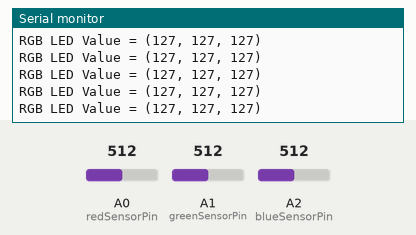
The sketch below on a simulated Arduino Uno, built with avr-gcc and run on an emulated ATmega328P. Shown: the last lines printed to the serial monitor. Inputs (shaded band) come from the test bench; at power-on: A0 (redSensorPin) = 512, A1 (greenSensorPin) = 512, A2 (blueSensorPin) = 512.

Above: at 1.2 s.
1.3 s: A0 (redSensorPin) set to 420
At 1.9 s:
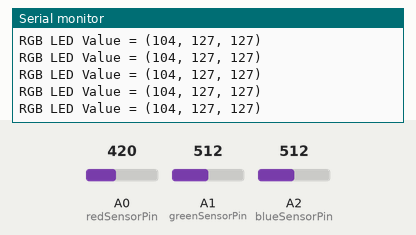
4.3 s: A0 (redSensorPin) set to 385
At 5.2 s:
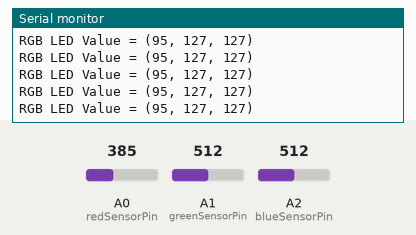
7.3 s: A1 (greenSensorPin) set to 413
At 8.4 s:
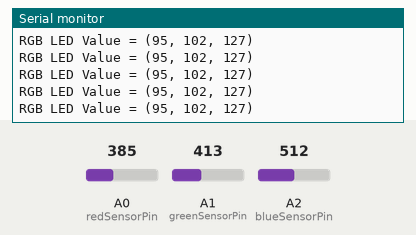
10.3 s: A1 (greenSensorPin) set to 385
At 10.8 s:
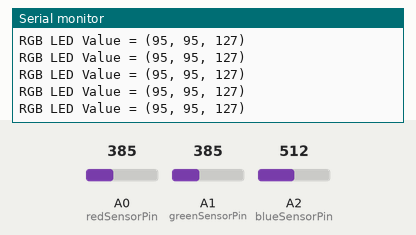
13.3 s: A2 (blueSensorPin) set to 43
At 14.1 s:
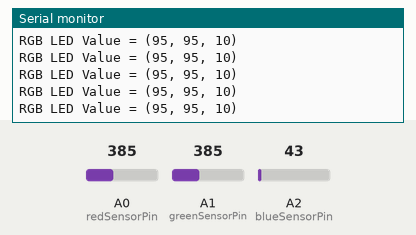
14.8 s: A2 (blueSensorPin) set to 36
At 15.5 s:
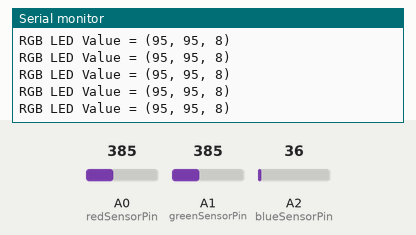
Timing chart, 0 to 17.8 s (numbered marks = the images above; inputs shaded):
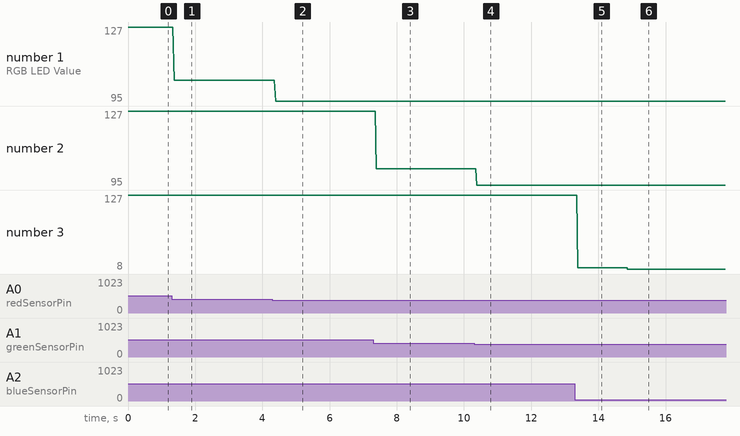

The sketch:

sketch_may06a.ino
```cpp
// These constants won't change. They're used to give names to the pins used:
const int redSensorPin = A0;  // Analog input pin that the potentiometer is attached to
const int greenSensorPin = A1;
const int blueSensorPin = A2;

int redValue = 0;        // value read from the pot
int greenValue = 0;
int blueValue = 0;

int outputRedValue = 0;
int outputGreenValue = 0;
int outputBlueValue = 0;

void setup() {
  // initialize serial communications at 9600 bps:
  Serial.begin(9600);
}

void loop() {
  // read the analog in value:
  redValue = analogRead(redSensorPin);
  greenValue = analogRead(greenSensorPin);
  blueValue = analogRead(blueSensorPin);
  // map it to the range of the analog out:
  outputRedValue = map(redValue, 0, 1023, 0, 255);
  outputGreenValue = map(greenValue, 0, 1023, 0, 255);
  outputBlueValue = map(blueValue, 0, 1023, 0, 255);
  // change the analog out value:

  // print the results to the Serial Monitor:
  Serial.print("RGB LED Value = (");
  Serial.print(outputRedValue);
  Serial.print(", ");
  Serial.print(outputGreenValue);
  Serial.print(", ");
  Serial.print(outputBlueValue);
  Serial.println(")");

  // wait 2 milliseconds before the next loop for the analog-to-digital
  // converter to settle after the last reading:
  delay(5);
}
```

Measured:
- after the input at 1.3 s, the serial monitor: prints a new line after 0.07 s (image 1)
- after the input at 4.3 s, the serial monitor: prints a new line after 0.09 s (image 2)
- after the input at 7.3 s, the serial monitor: prints a new line after 0.09 s (image 3)
- after the input at 10.3 s, the serial monitor: prints a new line after 0.08 s (image 4)
- after the input at 13.3 s, the serial monitor: prints a new line after 0.08 s (image 5)
- after the input at 14.8 s, the serial monitor: prints a new line after 0.08 s (image 6)
- plotted number 1: 127 → 104 after the input at 1.3 s, 104 → 95 after the input at 4.3 s
- plotted number 2: 127 → 102 after the input at 7.3 s
